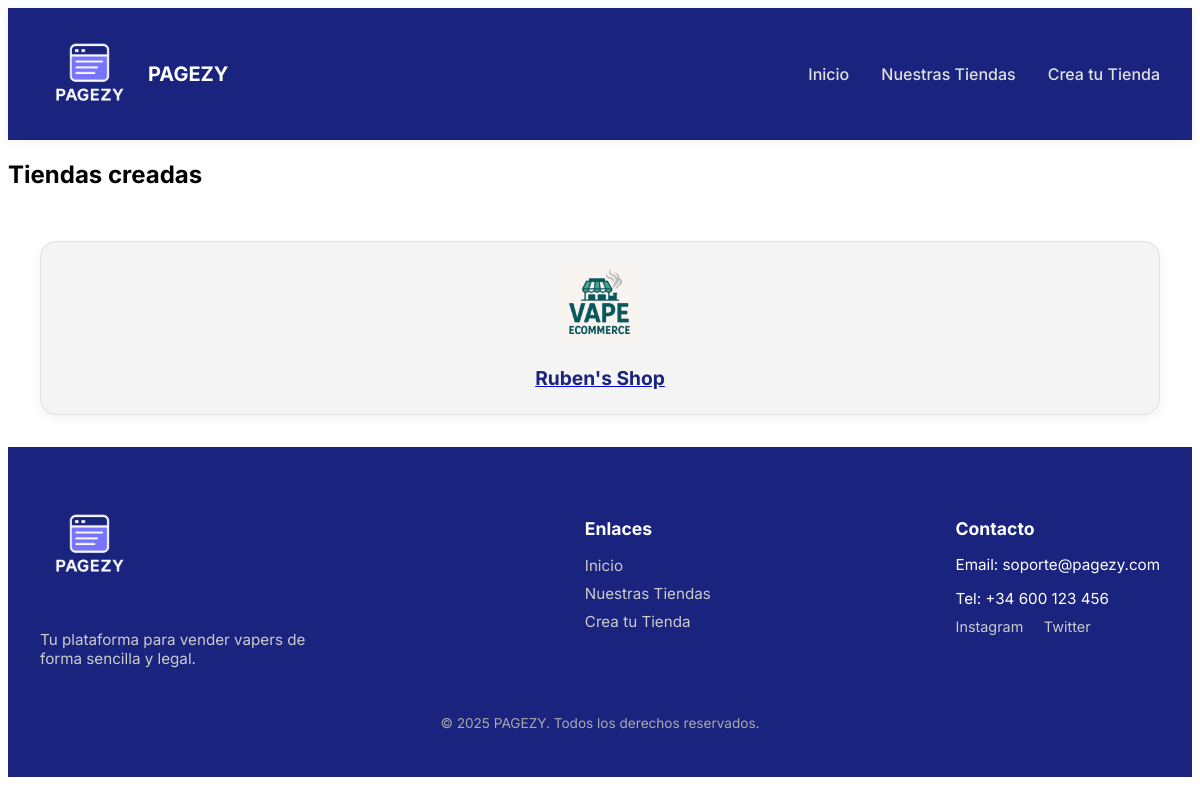
The app's page /tiendas/ with its own data.
### app/models_publicos.py (models this page shows)
class TiendaPublica(db.Model):
    id = db.Column(db.Integer, primary_key=True)
    nombre_tienda = db.Column(db.String(100), unique=True, nullable=False)
    email_contacto = db.Column(db.String(120), nullable=False)
    ruta_db = db.Column(db.String(255), nullable=False)  # Ruta al archivo .db de la tienda
    fecha_creacion = db.Column(db.DateTime, default=datetime.utcnow)

### app/routes/tiendas.py (the view)
@tiendas_bp.route("/")
def lista_tiendas():
    tiendas = TiendaPublica.query.all()
    return render_template("PaginasPresentacion/tiendas/lista_tiendas.html", tiendas=tiendas)

### app/templates/PaginasPresentacion/tiendas/lista_tiendas.html
{% extends 'PaginasPresentacion/base.html' %}
{% block content %}
<h2>Tiendas creadas</h2>
<div class="grid-tarjetas">
  {% for tienda in tiendas %}
  <a href="{{ url_for('tienda_publica.ver_tienda', nombre_tienda=tienda.nombre_tienda) }}" class="tienda">
    <div class="tarjeta-tienda">
      <div class="logo-tienda">
        <img src="/static/logos/{{ tienda.nombre_tienda }}_logo.png" alt="Logo de {{ tienda.nombre_tienda }}">
      </div>
      <h3>{{ tienda.nombre_tienda }}</h3>
    </div>
  </a>
  {% endfor %}
</div>
{% endblock %}

### app/static/css/Presentacion/main.css (style rules this page uses)
.grid-tarjetas { display: grid; grid-template-columns: repeat(auto-fit, minmax(200px, 1fr)); gap: 1.5rem; padding: 2rem; }
.tarjeta-tienda { border: 1px solid #e0e0e0; padding: 1.5rem; text-align: center; border-radius: 1rem; background-color: #f4f4f4; box-shadow: 0 4px 12px rgba(0, 0, 0, 0.05); transition: transform 0.2s ease; }
.tarjeta-tienda img { max-height: 80px; object-fit: contain; margin-bottom: 1rem; }
.tarjeta-tienda h3 { font-size: 1.2rem; color: #1a237e; margin: 0; }
body { font-family: "Inter", sans-serif; }

### records on screen
TiendaPublica: nombre_tienda (picture), nombre_tienda "Ruben's Shop"
